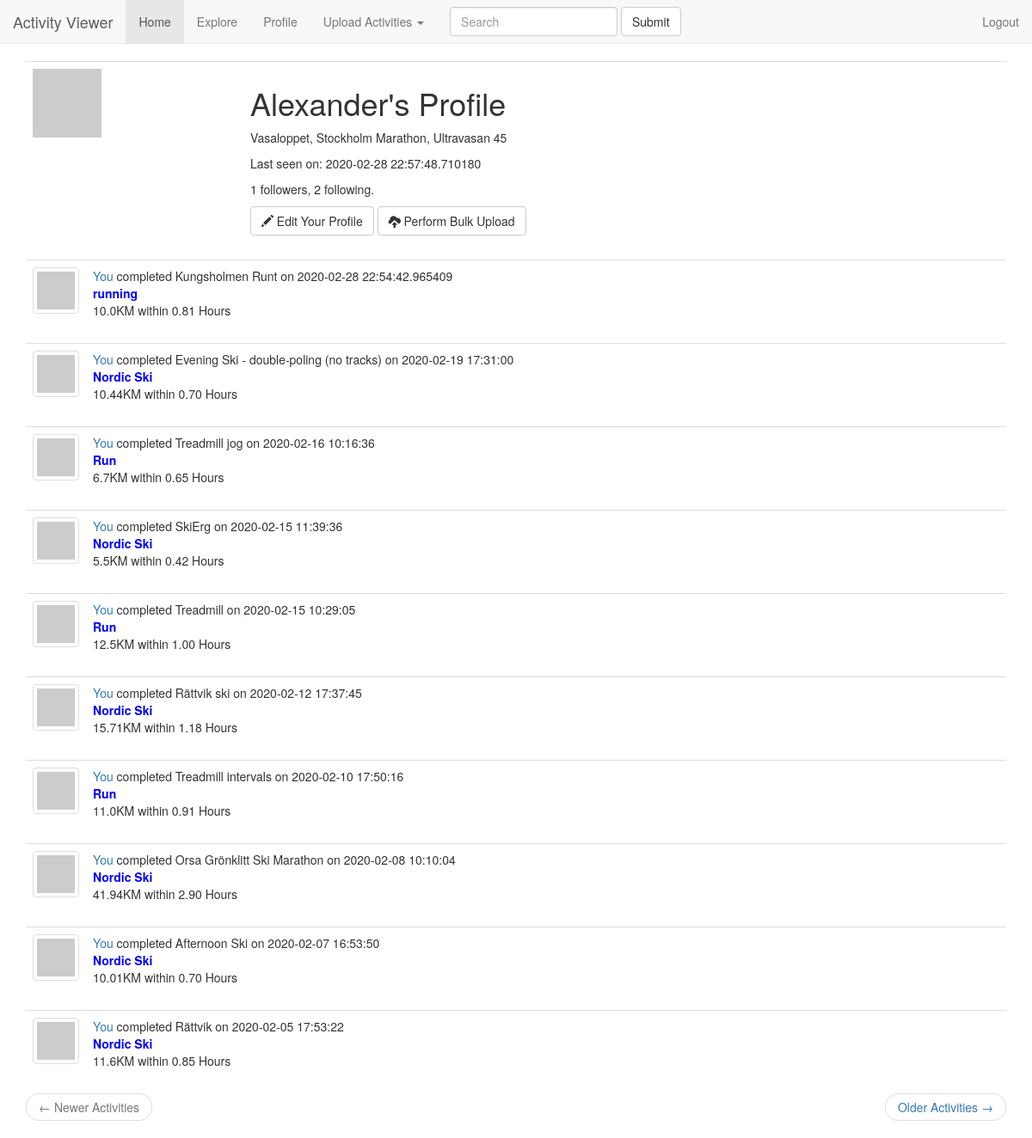
Screenshot of /profile/Alexander (signed in) with the database file from the repository.
### app/models.py (models this page shows, shortened)
class User(UserMixin, db.Model):
    id = db.Column(db.Integer, primary_key=True)
    username = db.Column(db.String(64), index=True, unique=True)
    email = db.Column(db.String(120), index=True, unique=True)
    activities = db.relationship('Activity', backref='athlete', lazy='dynamic')
    password_hash = db.Column(db.String(128))
    about_me = db.Column(db.String(140))
    last_seen = db.Column(db.DateTime, default=datetime.utcnow)
    follows = db.relationship(
        'User', secondary=followers,
        primaryjoin=(followers.c.follower_id == id),
        secondaryjoin=(followers.c.follows_id == id),
        backref=db.backref('followers', lazy='dynamic'), lazy='dynamic')
    def avatar(self, size):
        digest = md5(self.email.lower().encode('utf-8')).hexdigest()
        return 'https://www.gravatar.com/avatar/{}?d=identicon&s={}'.format(
            digest, size)

class Activity(db.Model):
    id = db.Column(db.Integer, primary_key=True)
    timestamp = db.Column(db.DateTime, index=True, default=datetime.utcnow)
    title = db.Column(db.String(64), index=True)
    activity_type = db.Column(db.String(64), index=True)
    distance = db.Column(db.Float)
    duration = db.Column(db.Integer)
    user_id = db.Column(db.Integer, db.ForeignKey('user.id'))

### app/routes.py (the view)
@app.route('/profile/<username>', methods=['GET', 'POST'])
@login_required
def profile(username):
    user = User.query.filter_by(username=username).first_or_404()
    page = request.args.get('page', 1, type=int)
    activities = user.activities.order_by(Activity.timestamp.desc()).paginate(
        page, app.config['ACTIVITIES_PER_PAGE'], False)
    next_url = url_for('profile', username=user.username, page=activities.next_num) \
        if activities.has_next else None
    prev_url = url_for('profile', username=user.username, page=activities.prev_num) \
        if activities.has_prev else None
    return render_template('profile.html', title="Profile", user=user, page=page, activities=activities.items,
                           next_url=next_url, prev_url=prev_url)

### app/models.py (called while the page is built)
@login.user_loader
def load_user(id):
    return User.query.get(int(id))

### app/routes.py (called while the page is built)
@app.before_request
def before_request():
    if current_user.is_authenticated:
        current_user.last_seen = datetime.utcnow()
        db.session.commit()

### app/templates/profile.html
<!DOCTYPE html>
<html lang="en">
{% extends "base.html" %}
{% import "bootstrap/wtf.html" as wtf %}
{% block app_content %}
    <table class="table table-default">
        <tr valign="top">
            <td ><img src="{{ user.avatar(128) }}"></td>
            <td>
                <h1>{{ user.username }}'s Profile</h1>
                {% if user.about_me %}<p>{{ user.about_me }}</p>{% endif %}
                {% if user.last_seen %}<p>Last seen on: {{ user.last_seen }}</p>{% endif %}
                <p>{{ user.followers.count() }} followers, {{ user.follows.count() }} following.</p>
                {% if user == current_user %}
                <a class="btn btn-default" href="{{url_for('edit_profile')}}" role="button">
                    <span class="glyphicon glyphicon-pencil" aria-hidden="true"></span> Edit Your Profile</a>
                <a class="btn btn-default" href="{{url_for('bulk_upload')}}" role="button">
                    <span class="glyphicon glyphicon-cloud-upload" aria-hidden="true"></span> Perform Bulk Upload</a>
                {% elif not current_user.is_following(user) %}
                <p><a href="{{ url_for('follow', username=user.username) }}">Follow</a></p>
                {% else %}
                <p><a href="{{ url_for('unfollow', username=user.username) }}">Unfollow</a></p>
                {% endif %}
            </td>
        </tr>
    </table>
    {% for activity in activities %}
        {% include '_activity.html' %}
    {% endfor %}
    <nav aria-label="...">
        <ul class="pager">
            <li class="previous{% if not prev_url %} disabled{% endif %}">
                <a href="{{ prev_url or '#' }}">
                    <span aria-hidden="true">&larr;</span> Newer Activities
                </a>
            </li>
            <li class="next{% if not next_url %} disabled{% endif %}">
                <a href="{{ next_url or '#' }}">
                    Older Activities <span aria-hidden="true">&rarr;</span>
                </a>
            </li>
        </ul>
    </nav>
{% endblock %}

### app/templates/_activity.html
<!DOCTYPE html>
<html lang="en">
<table class="table table-hover">
        <tr>
            <td width="70px">
                <a href="{{ url_for('profile', username=activity.athlete.username) }}">
                    <img src="{{ activity.athlete.avatar(50) }}" class="img-thumbnail">
                </a>
            </td>
            <td>
                {% if activity.athlete == current_user %}
                <a href="{{ url_for('profile', username=current_user.username) }}">
                    You
                </a>
                {% else %}
                <a href="{{ url_for('profile', username=activity.athlete.username) }}">
                    {{ activity.athlete.username }}
                </a>
                {% endif %}
                completed {{ activity.title }}
                on {{ activity.timestamp }}
                <br>
                <span style="color:blue;font-weight:bold"> {{ activity.activity_type }}</span>
                <br>
                <span>{{ activity.distance}}KM within {{ "{0:.2f}".format(activity.duration / 3600) }} Hours</span>
            </td>
        </tr>
    </table>
</html>

### rows the page displays
User: username "Alexander", about_me "Vasaloppet, Stockholm Marathon, Ultravasan 45", last_seen "2020-02-28 22:57:48.710180"
Activity: title "Kungsholmen Runt", timestamp "2020-02-28 22:54:42.965409", activity_type "running", distance "10.0", activity.duration/3600 "0.81"
Activity: title "Evening Ski - double-poling (no tracks)", timestamp "2020-02-19 17:31:00", activity_type "Nordic Ski", distance "10.44", activity.duration/3600 "0.70"
Activity: title "Treadmill jog", timestamp "2020-02-16 10:16:36", activity_type "Run", distance "6.7", activity.duration/3600 "0.65"
Activity: title "SkiErg", timestamp "2020-02-15 11:39:36", activity_type "Nordic Ski", distance "5.5", activity.duration/3600 "0.42"
Activity: title "Treadmill", timestamp "2020-02-15 10:29:05", activity_type "Run", distance "12.5", activity.duration/3600 "1.00"
Activity: title "Rättvik ski", timestamp "2020-02-12 17:37:45", activity_type "Nordic Ski", distance "15.71", activity.duration/3600 "1.18"
Activity: title "Treadmill intervals", timestamp "2020-02-10 17:50:16", activity_type "Run", distance "11.0", activity.duration/3600 "0.91"
Activity: title "Orsa Grönklitt Ski Marathon", timestamp "2020-02-08 10:10:04", activity_type "Nordic Ski", distance "41.94", activity.duration/3600 "2.90"
Activity: title "Afternoon Ski", timestamp "2020-02-07 16:53:50", activity_type "Nordic Ski", distance "10.01", activity.duration/3600 "0.70"
Activity: title "Rättvik", timestamp "2020-02-05 17:53:22", activity_type "Nordic Ski", distance "11.6", activity.duration/3600 "0.85"

### other values shown
{{ user.followers.count() }} "1"
{{ user.follows.count() }} "2"
